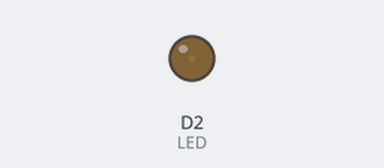
A sketch run on a simulated ESP8266 (NodeMCU). Parts: output pins drawn as LEDs (lit = HIGH).

Above: at 0.05 s.
At 1.85 s:
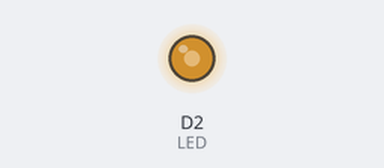
At 2.8 s:
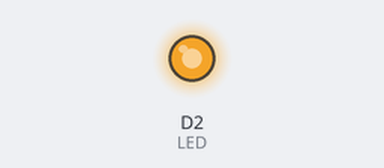
At 5.55 s:
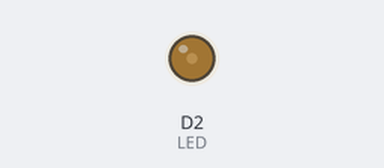
Timing chart, 0 to 8.0 s (numbered marks = the images above):
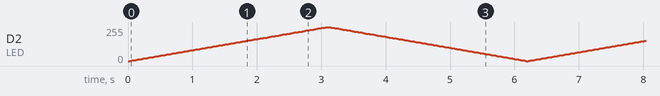

The sketch:

L02-Dim.ino
```cpp
#define LED D2

int brightness = 0;
int fadeAmount = 10;

void setup() {
  pinMode(LED, OUTPUT);
}

void loop() {
  analogWrite(LED, brightness);
  brightness = brightness + fadeAmount;

  if (brightness <= 0 || brightness >= 1023) {
    fadeAmount = -fadeAmount;
  }

  delay(30);
}
```
